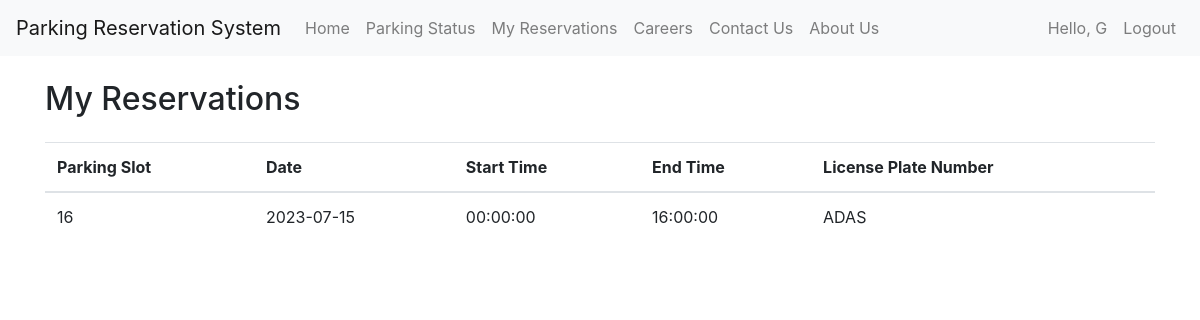
Page /my_reservations (signed in) on the committed database.
### app.py (models this page shows, shortened)
class User(db.Model):
    id = db.Column(db.Integer, primary_key=True)
    username = db.Column(db.String(20), unique=True, nullable=False)
    email = db.Column(db.String(120), unique=True, nullable=False)
    is_admin = db.Column(db.Boolean, default=False)
    vehicle = db.Column(db.String(20), nullable=True)
    password_hash = db.Column(db.String(128))
    @property
    def is_authenticated(self):
        return True

class Reservation(db.Model):
    id = db.Column(db.Integer, primary_key=True)
    user_id = db.Column(db.Integer, db.ForeignKey('user.id'), nullable=False)
    slot_id = db.Column(db.Integer, db.ForeignKey('slot.id'), nullable=False)
    date = db.Column(db.Date, nullable=False)
    start_time = db.Column(db.Time, nullable=False)
    end_time = db.Column(db.Time, nullable=False)
    commercial = db.Column(db.Boolean, nullable=False)
    license_plate_number = db.Column(db.String(10), nullable=False)
    slot = db.relationship('Slot', backref=db.backref('reservations', lazy=True))

class Slot(db.Model):
    id = db.Column(db.Integer, primary_key=True)
    status = db.Column(db.String(50), nullable=False)
    date = db.Column(db.Date, nullable=True)
    start_time = db.Column(db.Time, nullable=True)
    end_time = db.Column(db.Time, nullable=True)

### app.py (the view)
@app.route('/my_reservations', methods=['GET'])
@login_required
def my_reservations():
    reservations = get_reservations(current_user.id)
    return render_template('my_reservations.html', reservations=reservations)

### app.py (called while the page is built)
@login_manager.user_loader
def load_user(user_id):
    return User.query.get(int(user_id))

def get_reservations(user_id):
    return Reservation.query.filter_by(user_id=user_id).all()

### templates/my_reservations.html
<!DOCTYPE html>
{% extends "base.html" %} {% block title %} My Reservations {% endblock %} {%
block content %}
<div class="container">
  <h2 class="my-4">My Reservations</h2>
  <table class="table">
    <thead>
      <tr>
        <th scope="col">Parking Slot</th>
        <th scope="col">Date</th>
        <th scope="col">Start Time</th>
        <th scope="col">End Time</th>
        <th scope="col">License Plate Number</th>
      </tr>
    </thead>
    <tbody>
      {% for reservation in reservations %}
      <tr>
        <td>{{ reservation.slot.id }}</td>
        <td>{{ reservation.date }}</td>
        <td>{{ reservation.start_time }}</td>
        <td>{{ reservation.end_time }}</td>
        <td>{{ reservation.license_plate_number }}</td>
      </tr>
      {% endfor %}
    </tbody>
  </table>
</div>
{% endblock %}

### templates/base.html (shortened to what this page needs)
<!DOCTYPE html>
<html>
  <head>
    <link
      rel="stylesheet"
      href="https://stackpath.bootstrapcdn.com/bootstrap/4.5.0/css/bootstrap.min.css"
    />
  </head>
  <body>
    <nav class="navbar navbar-expand-lg navbar-light bg-light">
      <a class="navbar-brand" href="#">Parking Reservation System</a>
      <div class="collapse navbar-collapse" id="navbarNav">
        <ul class="navbar-nav">
          <li class="nav-item">
            <a class="nav-link" href="/">Home</a>
          </li>
          <li class="nav-item">
            <a class="nav-link" href="/parking_status">Parking Status</a>
          </li>
          {% if current_user.is_authenticated %}
          <li class="nav-item">
            <a class="nav-link" href="/my_reservations">My Reservations</a>
          </li>
          {% endif %}
          <li class="nav-item">
            <a class="nav-link" href="/careers">Careers</a>
          </li>
          <li class="nav-item">
            <a class="nav-link" href="/contact_us">Contact Us</a>
          </li>
          <li class="nav-item">
            <a class="nav-link" href="/about_us">About Us</a>
          </li>
        </ul>
        <ul class="navbar-nav ml-auto">
          {% if current_user.is_authenticated %}
          <li class="nav-item">
            <a class="nav-link">Hello, {{ current_user.username }}</a>
          </li>
          <li class="nav-item">
            <a class="nav-link" href="/logout">Logout</a>
          </li>
          {% else %}
          <li class="nav-item">
            <a class="nav-link" href="/login">Login</a>
          </li>
          {% endif %}
        </ul>
      </div>
    </nav>
    {% block content %}{% endblock %}
  </body>
</html>

### rows in the picture
User: username "G"
Reservation: slot.id "16", date "2023-07-15", start_time "00:00:00", end_time "16:00:00", license_plate_number "ADAS"
